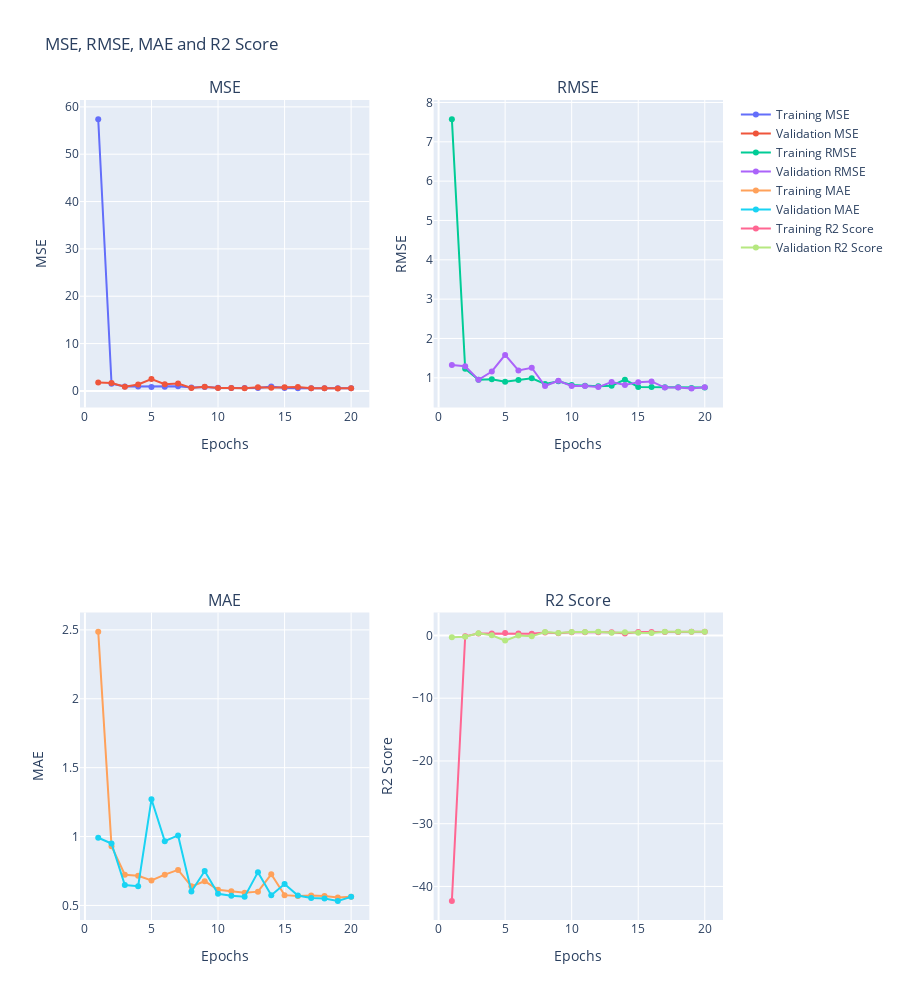

Here is the notebook cell this chart was saved with:
### Code cell
reg_trainer.mm.get_metric_chart_collection(["mse", "rmse", "mae", "r2"])

### Figure 1 — Plotly figure (JSON) as saved in the notebook; plotly's stock layout.template omitted (floating-point values rounded to 4 significant figures)
{"data": [{"mode": "lines+markers", "name": "Training MSE", "text": "", "type": "scatter", "x": [1, 2, 3, 4, 5, 6, 7, 8, 9, 10, 11, 12, 13, 14, 15, 16, 17, 18, 19, 20], "xaxis": "x", "y": [57.41, 1.512, 0.9091, 0.9288, 0.8072, 0.8964, 0.979, 0.7107, 0.835, 0.6642, 0.6375, 0.6213, 0.6374, 0.9076, 0.5905, 0.5853, 0.5796, 0.5726, 0.5514, 0.5656], "yaxis": "y"}, {"mode": "lines+markers", "name": "Validation MSE", "text": "", "type": "scatter", "x": [1, 2, 3, 4, 5, 6, 7, 8, 9, 10, 11, 12, 13, 14, 15, 16, 17, 18, 19, 20], "xaxis": "x", "y": [1.756, 1.675, 0.9028, 1.347, 2.502, 1.411, 1.576, 0.6276, 0.8583, 0.6235, 0.6241, 0.5849, 0.7985, 0.6697, 0.7919, 0.8239, 0.5659, 0.5659, 0.5347, 0.5732], "yaxis": "y"}, {"mode": "lines+markers", "name": "Training RMSE", "text": "", "type": "scatter", "x": [1, 2, 3, 4, 5, 6, 7, 8, 9, 10, 11, 12, 13, 14, 15, 16, 17, 18, 19, 20], "xaxis": "x2", "y": [7.577, 1.229, 0.9534, 0.9637, 0.8985, 0.9468, 0.9895, 0.843, 0.9138, 0.815, 0.7985, 0.7882, 0.7984, 0.9527, 0.7684, 0.7651, 0.7613, 0.7567, 0.7426, 0.752], "yaxis": "y2"}, {"mode": "lines+markers", "name": "Validation RMSE", "text": "", "type": "scatter", "x": [1, 2, 3, 4, 5, 6, 7, 8, 9, 10, 11, 12, 13, 14, 15, 16, 17, 18, 19, 20], "xaxis": "x2", "y": [1.325, 1.294, 0.9502, 1.161, 1.582, 1.188, 1.256, 0.7922, 0.9265, 0.7896, 0.79, 0.7648, 0.8936, 0.8184, 0.8899, 0.9077, 0.7523, 0.7523, 0.7312, 0.7571], "yaxis": "y2"}, {"mode": "lines+markers", "name": "Training MAE", "text": "", "type": "scatter", "x": [1, 2, 3, 4, 5, 6, 7, 8, 9, 10, 11, 12, 13, 14, 15, 16, 17, 18, 19, 20], "xaxis": "x3", "y": [2.487, 0.93, 0.7233, 0.7153, 0.6817, 0.7236, 0.7579, 0.6387, 0.676, 0.6145, 0.6024, 0.5917, 0.6001, 0.726, 0.5749, 0.5694, 0.5723, 0.5684, 0.5576, 0.563], "yaxis": "y3"}, {"mode": "lines+markers", "name": "Validation MAE", "text": "", "type": "scatter", "x": [1, 2, 3, 4, 5, 6, 7, 8, 9, 10, 11, 12, 13, 14, 15, 16, 17, 18, 19, 20], "xaxis": "x3", "y": [0.9917, 0.9497, 0.6486, 0.6402, 1.27, 0.9668, 1.008, 0.6016, 0.7496, 0.5847, 0.5706, 0.5626, 0.7418, 0.5737, 0.6556, 0.5714, 0.5548, 0.5498, 0.5332, 0.5625], "yaxis": "y3"}, {"mode": "lines+markers", "name": "Training R2 Score", "text": "", "type": "scatter", "x": [1, 2, 3, 4, 5, 6, 7, 8, 9, 10, 11, 12, 13, 14, 15, 16, 17, 18, 19, 20], "xaxis": "x4", "y": [-42.3, -0.1401, 0.3144, 0.2995, 0.3912, 0.3239, 0.2616, 0.464, 0.3702, 0.499, 0.5192, 0.5314, 0.5192, 0.3154, 0.5547, 0.5585, 0.5629, 0.5681, 0.5841, 0.5734], "yaxis": "y4"}, {"mode": "lines+markers", "name": "Validation R2 Score", "text": "", "type": "scatter", "x": [1, 2, 3, 4, 5, 6, 7, 8, 9, 10, 11, 12, 13, 14, 15, 16, 17, 18, 19, 20], "xaxis": "x4", "y": [-0.2721, -0.2137, 0.3458, 0.02378, -0.813, -0.02282, -0.1424, 0.5452, 0.378, 0.5482, 0.5477, 0.5762, 0.4214, 0.5147, 0.4261, 0.4029, 0.5899, 0.5899, 0.6125, 0.5847], "yaxis": "y4"}], "layout": {"annotations": [{"font": {"size": 16}, "showarrow": false, "text": "MSE", "x": 0.225, "xanchor": "center", "xref": "paper", "y": 1, "yanchor": "bottom", "yref": "paper"}, {"font": {"size": 16}, "showarrow": false, "text": "RMSE", "x": 0.775, "xanchor": "center", "xref": "paper", "y": 1, "yanchor": "bottom", "yref": "paper"}, {"font": {"size": 16}, "showarrow": false, "text": "MAE", "x": 0.225, "xanchor": "center", "xref": "paper", "y": 0.375, "yanchor": "bottom", "yref": "paper"}, {"font": {"size": 16}, "showarrow": false, "text": "R2 Score", "x": 0.775, "xanchor": "center", "xref": "paper", "y": 0.375, "yanchor": "bottom", "yref": "paper"}], "height": 1000, "title": {"text": "MSE, RMSE, MAE and R2 Score"}, "xaxis": {"anchor": "y", "domain": [0, 0.45], "title": {"text": "Epochs"}}, "xaxis2": {"anchor": "y2", "domain": [0.55, 1], "title": {"text": "Epochs"}}, "xaxis3": {"anchor": "y3", "domain": [0, 0.45], "title": {"text": "Epochs"}}, "xaxis4": {"anchor": "y4", "domain": [0.55, 1], "title": {"text": "Epochs"}}, "yaxis": {"anchor": "x", "domain": [0.625, 1], "title": {"text": "MSE"}}, "yaxis2": {"anchor": "x2", "domain": [0.625, 1], "title": {"text": "RMSE"}}, "yaxis3": {"anchor": "x3", "domain": [0, 0.375], "title": {"text": "MAE"}}, "yaxis4": {"anchor": "x4", "domain": [0, 0.375], "title": {"text": "R2 Score"}}}}
